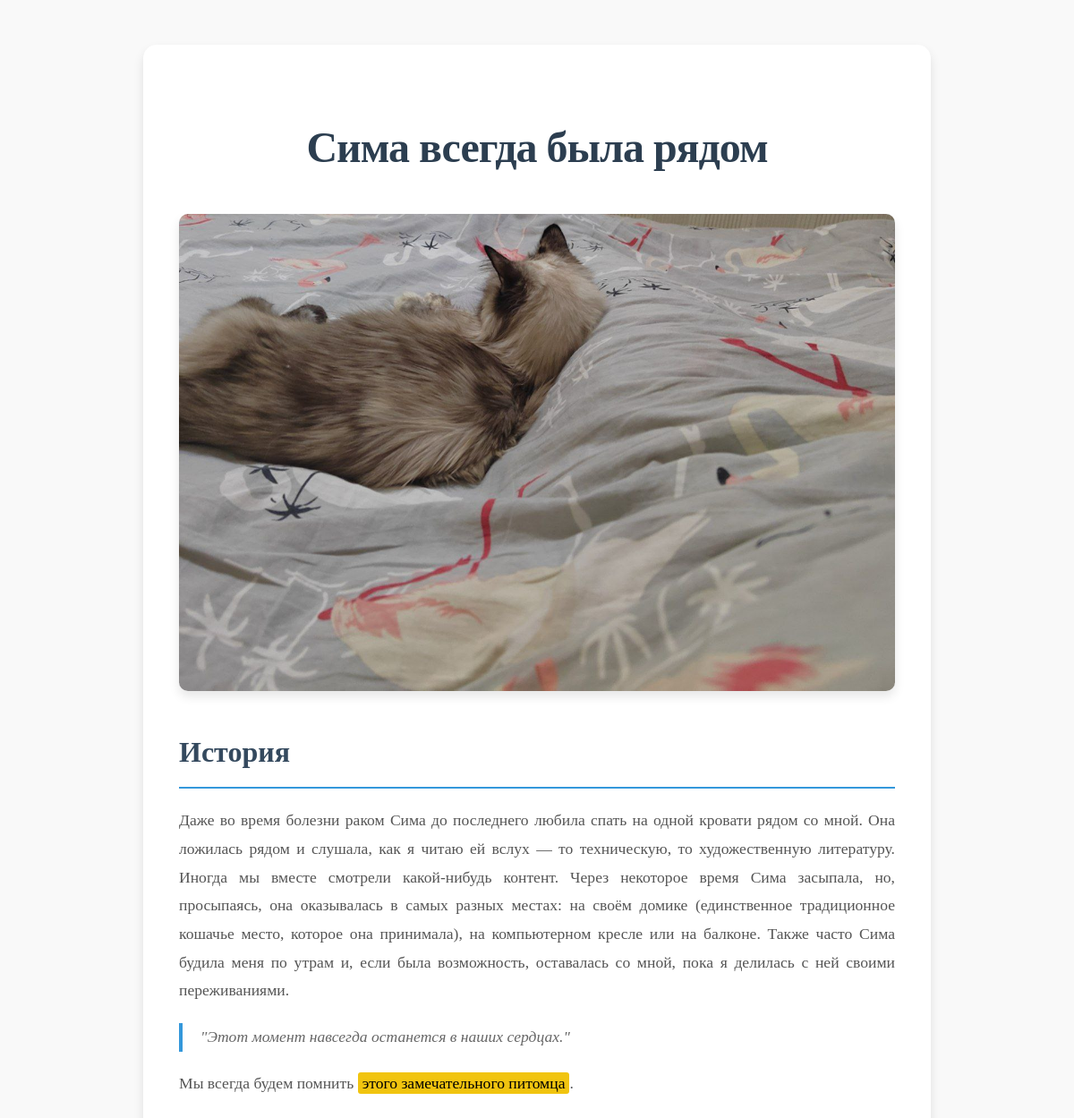
The app's page /article/2 with its own data.
### memorial/models.py (models this page shows, shortened)
class SimaPost(models.Model):
    title = models.CharField(max_length=300, blank=False)
    main_picture = models.ImageField(upload_to="uploads/%Y/%m/%d")
    content = models.TextField(blank=True)
    is_published = models.BooleanField(default=True)
    time_create = models.DateTimeField(auto_now_add=True)

### memorial/views.py (the view)
# urls.py: path('article/<int:number>', articles),
def articles(request, number):
    s_post = SimaPost.objects.all()
    if number == 1:
        sp_post = s_post[0]
        return render(request, 'classic_story.html', {'post': sp_post})
    elif number == 2:
        sp_post = s_post[1]
        return render(request, 'classic_story.html', {'post': sp_post})
    elif number == 3:
        sp_post = s_post[2]
        return render(request, 'classic_story.html', {'post': sp_post})
    elif number == 4:
        sp_post = s_post[3]
        return render(request, 'classic_story.html', {'post': sp_post})

### memorial/templates/classic_story.html (shortened to what this page needs)
{% load static %}
{{ '<' }}{{ '!DOCTYPE html>' }}
<html lang="en">
<head>
    <link type="text/css" href="{% static 'css/new_style.css' %}" rel="stylesheet">
</head>
<body>
    <div class="container">
        <h1>{{ post.title }}</h1>
            {% if post.main_picture %}
                <img src="{{ post.main_picture.url }}" alt="{{ post.title }}">
            {% else %}
                    <p>Изображение отсутствует.</p>
            {% endif %}
            <div class="content">
                <h2>История</h2>
                <p>{{ post.content }}</p>
                <blockquote>
                    "Этот момент навсегда останется в наших сердцах."
                </blockquote>
                <p>Мы всегда будем помнить <span class="highlight">этого замечательного питомца</span>.</p>
            </div>
    </div>
</body>
</html>

### static/css/new_style.css (style rules this page uses)
body { font-family: 'Georgia', serif; background-color: #f9f9f9; color: #444; margin: 0; padding: 0; line-height: 1.8; }
.container { max-width: 800px; margin: 50px auto; padding: 40px; background-color: #fff; border-radius: 15px; box-shadow: 0 6px 12px rgba(0, 0, 0, 0.1); }
h1 { font-size: 3rem; color: #2c3e50; text-align: center; margin-bottom: 30px; font-weight: 700; letter-spacing: -1px; }
h2 { font-size: 2rem; color: #34495e; margin-top: 40px; margin-bottom: 20px; font-weight: 600; border-bottom: 2px solid #3498db; padding-bottom: 10px; }
.content { font-size: 1.1rem; color: #555; text-align: justify; margin-top: 20px; }
.content p { margin-bottom: 20px; }
blockquote { font-style: italic; color: #666; border-left: 4px solid #3498db; padding-left: 20px; margin: 20px 0; }
img { max-width: 100%; height: auto; border-radius: 10px; display: block; margin: 30px auto; box-shadow: 0 6px 12px rgba(0, 0, 0, 0.1); }
.highlight { background-color: #f1c40f; padding: 2px 5px; border-radius: 3px; color: #000; }
h1, h2, h3 { animation: fadeIn 1s ease-out; }

### records on screen
SimaPost: title "Сима всегда была рядом", main_picture (picture), content "Даже во время болезни раком Сима до последнего любила спать на одной кровати рядом со мной. Она ложилась рядом и слушала, как я читаю ей вслух — то техническую, то художественную литературу. Иногда мы вместе смотрели какой-нибудь контент. Через некоторое время Сима засыпала, но, просыпаясь, она оказывалась в самых разных местах: на своём домике (единственное традиционное кошачье место, которое она принимала), на компьютерном кресле или на балконе. Также часто Сима будила меня по утрам и, если была возможность, оставалась со мной, пока я делилась с ней своими переживаниями."
